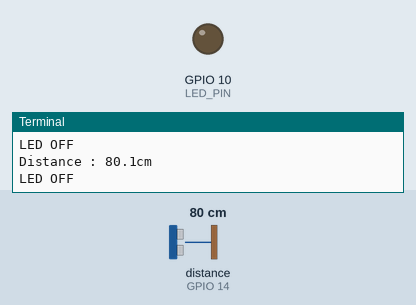
Simulated run of this program. Board: Raspberry Pi (BCM pin numbers). Parts: output pins drawn as LEDs (lit = HIGH), the last lines printed to the terminal. The test bench sets the inputs (shaded band); at power-on: distance to the obstacle (sensor on GPIO 14) 80 cm. The echo pulse lasts 58.3 µs per cm; the clock reads 2024-03-15 10:24:30 at power-on unless the program sets it; pins used as bus, display or sensor lines are not drawn.

Above: at 1.2 s.
1.3 s: distance to the obstacle (sensor on GPIO 14) set to 21 cm
2.8 s: distance to the obstacle (sensor on GPIO 14) set to 17 cm
At 3.8 s:
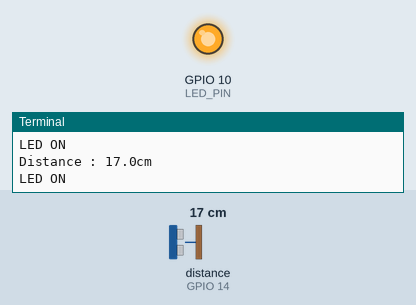
4.3 s: distance to the obstacle (sensor on GPIO 14) set to 35 cm
At 4.8 s:
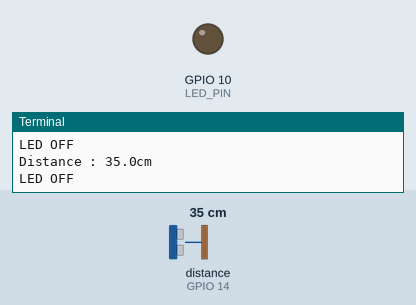
5.8 s: distance to the obstacle (sensor on GPIO 14) set to 2 cm
At 6.2 s:
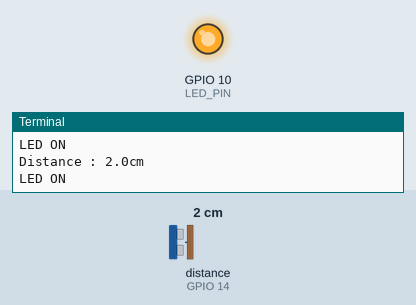
Timing chart, 0 to 8.3 s (numbered marks = the images above; inputs shaded):
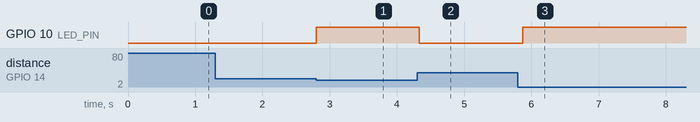

Measured:
- the behaviour switches between 20 and 19 cm on distance to the obstacle (sensor on GPIO 14) (found by bisection; images 0 and 1)
- after the input at 2.8 s, GPIO 10 (LED_PIN): LOW → HIGH at once
- after the input at 4.3 s, GPIO 10 (LED_PIN): HIGH → LOW at once
- after the input at 5.8 s, GPIO 10 (LED_PIN): LOW → HIGH after 0.07 s

The program:

ultra_sonic_led.py
```python
# ultra_sonic_led.py
import RPi.GPIO as GPIO
import time

TRIGGER_PIN = 4
ECHO_PIN = 14
LED_PIN = 10

GPIO.setmode(GPIO.BCM)
GPIO.setup(TRIGGER_PIN, GPIO.OUT)
GPIO.setup(ECHO_PIN, GPIO.IN)
GPIO.setup(LED_PIN, GPIO.OUT)

try:
    while True:
        GPIO.output(TRIGGER_PIN, GPIO.HIGH)
        time.sleep(0.00001) # 10us (1us -> 0.000001s)
        GPIO.output(TRIGGER_PIN, GPIO.LOW)

        while GPIO.input(ECHO_PIN) == 0:
            pass
        start = time.time()

        while GPIO.input(ECHO_PIN) == 1:
            pass
        stop = time.time()

        duration_time = stop - start
        distance = 17160 * duration_time

        print('Distance : %.1fcm' % distance)

        if distance <= 20:
            GPIO.output(LED_PIN, GPIO.HIGH)
            print("LED ON")

        else:
            GPIO.output(LED_PIN, GPIO.LOW)
            print("LED OFF")

        time.sleep(0.1)

finally:
    GPIO.cleanup()
    print('cleanup and exit')
```
